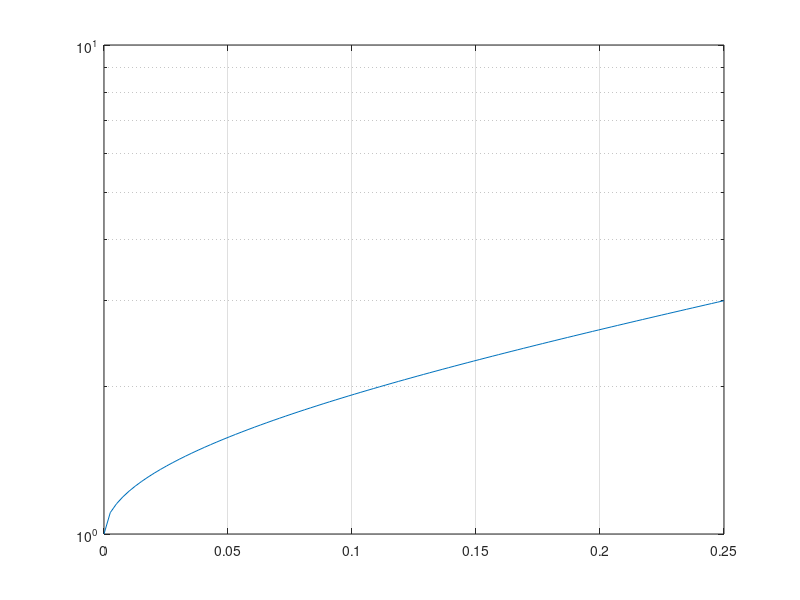

This figure's MATLAB source:
close all; clear all; clc;

Pr_Pf = linspace(0, 0.25);
vswr = (1 + sqrt(Pr_Pf)) ./ (1 - sqrt(Pr_Pf));

semilogy(Pr_Pf, vswr)
grid("on")